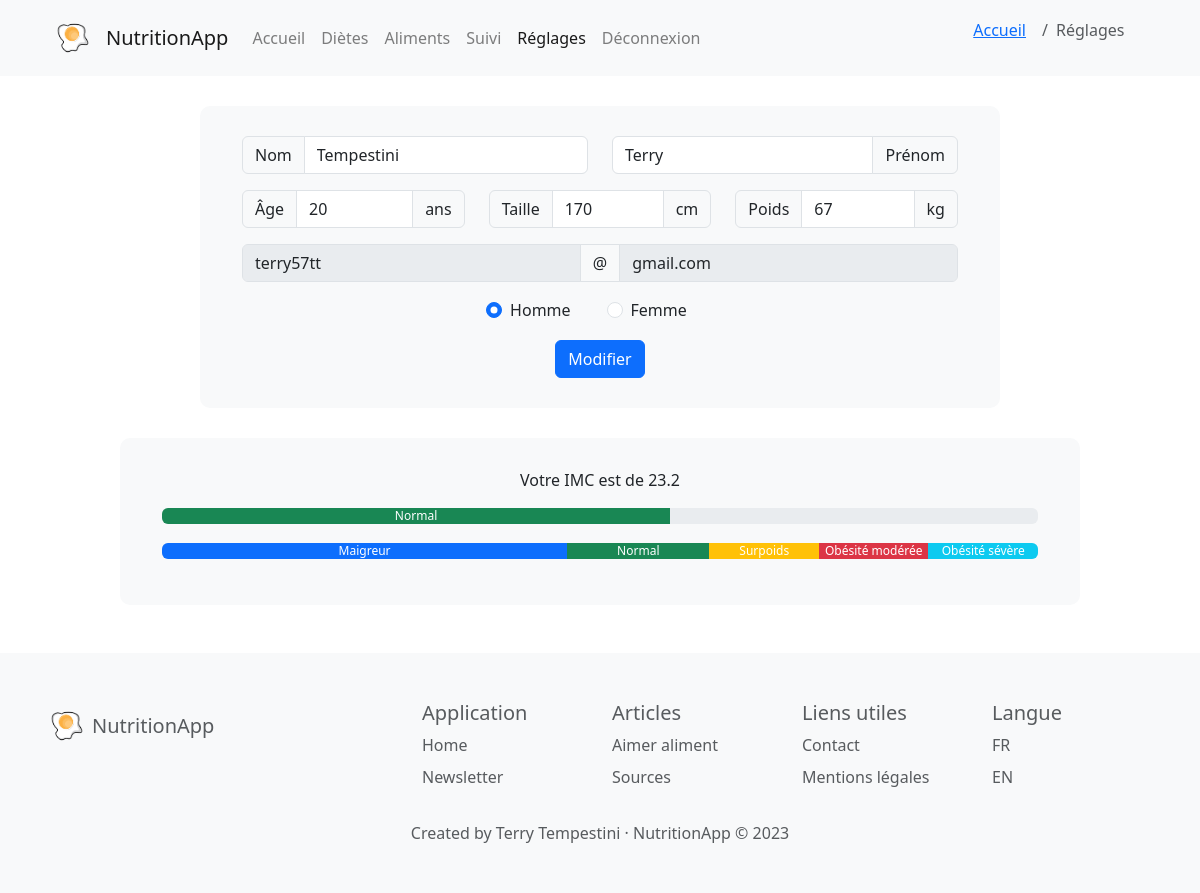
Before: /reglages (signed in) with the older database file.
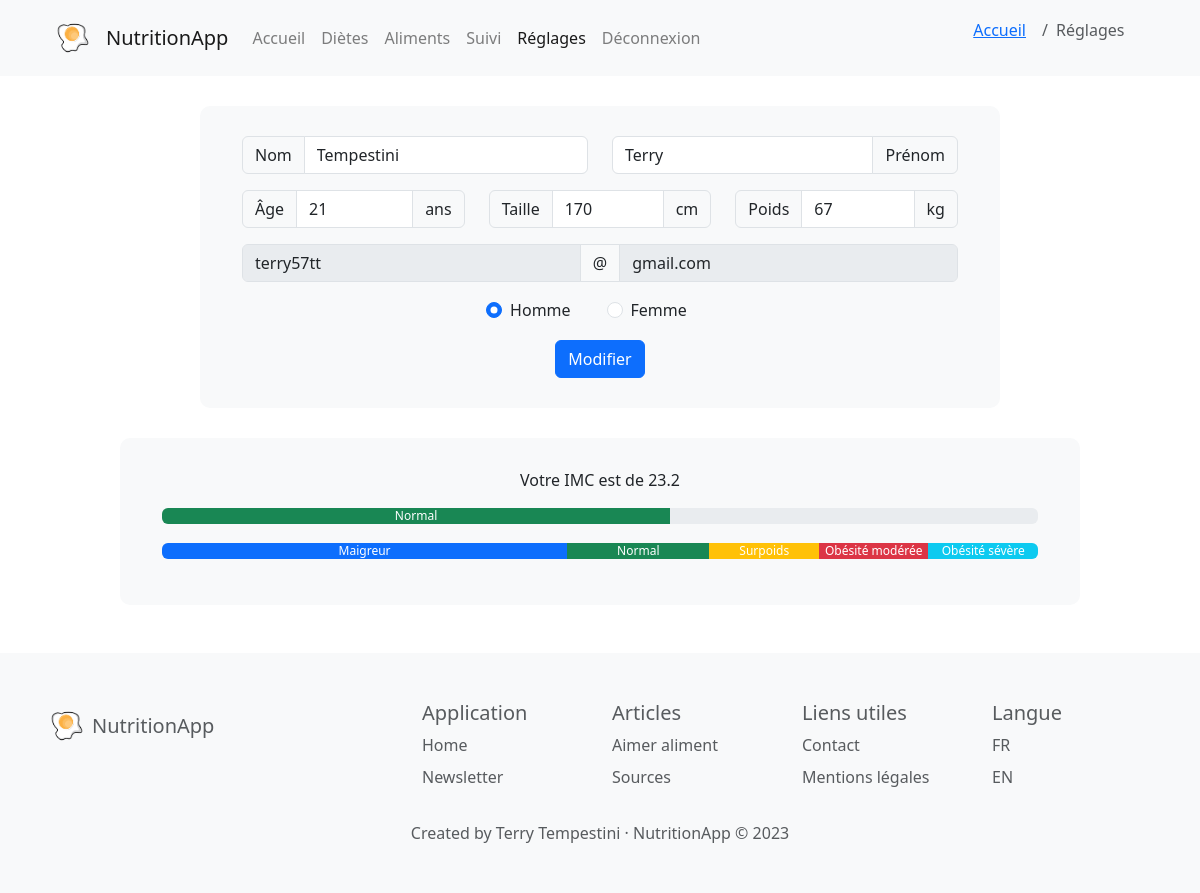
After: the same page with the newer database file.
### models/Utilisateur.py (models this page shows, shortened)
class Utilisateur(db.Model):
    id = db.Column(db.Integer, primary_key=True)
    nom = db.Column(db.String(255), nullable=True)
    prenom = db.Column(db.String(255), nullable=True)
    mail = db.Column(db.String(255), nullable=True)
    mdp = db.Column(db.String(255), nullable=True)
    age = db.Column(db.Integer, nullable=True)
    taille = db.Column(db.Integer, nullable=True)
    poids = db.Column(db.Integer, nullable=True)
    sexe = db.Column(db.String(255), nullable=True)
    diete = db.Column(db.Integer, db.ForeignKey('diete.id'))
    diete_obj = db.relationship('Diete', backref=db.backref('utilisateurs'), foreign_keys=[diete])
    def mail_partie1(self):
        return self.mail.split('@')[0]
    def mail_partie2(self):
        return self.mail.split('@')[1]

### controllers/reglages.py (the view)
@app.route('/reglages')
@login_required
def reglages():
    utilisateur_courrant = current_user
    return render_template('reglages/reglages.html', utilisateur=utilisateur_courrant)

### setup_flask.py (called while the page is built)
@login_manager.user_loader
def load_user(user_id):
    return Utilisateur.query.get(int(user_id))

### templates/reglages/reglages.html (shortened to what this page needs)
{% extends 'base.html' %}
{% block content %}
{% set page = 'reglages' %}
{% set place = ["accueil","reglages"] %}
{% with breadcrumb=place %}
    {% include "navbar.html" %}
{% endwith %}
<link rel="stylesheet" href="{{ url_for('static', filename='css/pages.css') }}">
<div class="edit_window bg-light">
    <form method="POST" action="{{ url_for('controllers.modifier_utilisateur', id=utilisateur.id) }}" id="modifierForm"  enctype="multipart/form-data">
        <div class="container">
            <div class="row">
                <div class="col-md-6 mb-3">
                    <div class="input-group">
                        <span class="input-group-text" id="titre">Nom</span>
                        <input type="text" id="nom" name="nom" class="form-control" placeholder="Nom" value="{{ utilisateur.nom }}" required>
                    </div>
                </div>
                <div class="col-md-6 mb-3">
                    <div class="input-group">
                    <input type="text" id="prenom" name="prenom" class="form-control" placeholder="Prénom" value="{{ utilisateur.prenom }}" required>
                    <span class="input-group-text" id="titre">Prénom</span>
                    </div>
                </div>
            </div>
            <div class="row">
                <div class="col-md-4">
                    <div class="input-group mb-3">
                        <span class="input-group-text" id="age">Âge</span>
                        <input type="number" id="age" name="age" class="form-control" placeholder="Âge" value="{{ utilisateur.age }}" required>
                        <span class="input-group-text" id="age">ans</span>
                    </div>
                </div>
                <div class="col-md-4">
                    <div class="input-group mb-3">
                        <span class="input-group-text" id="taille">Taille</span>
                        <input type="number" id="taille" name="taille" class="form-control" placeholder="Taille" value="{{ utilisateur.taille }}" required>
                        <span class="input-group-text" id="taille">cm</span>
                    </div>
                </div>
                <div class="col-md-4 mb-3">
                    <div class="input-group">
                        <span class="input-group-text" id="poids">Poids</span>
                        <input type="number" id="poids" name="poids" class="form-control" placeholder="Poids" value="{{ utilisateur.poids }}" required>
                        <span class="input-group-text" id="poids">kg</span>
                    </div>
                </div>
            </div>
            <div class="row">
                <div class="col-md-12">
                    <div class="input-group mb-3">
                        <input type="text" id="mail" name="mail" class="form-control" placeholder="Mail" value="{{ utilisateur.mail_partie1() }}" readonly>
                        <span class="input-group-text" id="inputGroupPrepend">@</span>
                        <input type="text" id="boite_mail" name="boite_mail" class="form-control" placeholder="Boite mail" value="{{ utilisateur.mail_partie2() }}" readonly>
                    </div>
                </div>
            </div>
            <div class="row">
                <div class="form-row text-center">
                    <div class="input-group mb-3 d-flex justify-content-center">
                        <div class="form-check col-md-2">
                            {% if utilisateur.sexe == "homme" %}
                            <input class="form-check-input" value="homme" type="radio" name="sexe" id="flexRadioDefault1" checked required>
                            {% else %}
                            <input class="form-check-input" value="homme" type="radio" name="sexe" id="flexRadioDefault1" required>
                            {% endif %}
                            <label class="form-check-label" for="flexRadioDefault1">
                                Homme
                            </label>
                        </div>
                        <div class="form-check col-md-2">
                            {% if utilisateur.sexe == "femme" %}
                            <input class="form-check-input" value="femme" type="radio" name="sexe" id="flexRadioDefault2" checked required>
                            {% else %}
                            <input class="form-check-input" value="femme" type="radio" name="sexe" id="flexRadioDefault2" required>
                            {% endif %}
                            <label class="form-check-label" for="flexRadioDefault2">
                                Femme
                            </label>
                        </div>
                    </div>
                </div>
            </div>
            <div class="row text-center">
                <div class="col-md-12">
                    <input type="button" class="btn btn-primary" data-bs-toggle="modal" data-bs-target="#modalConfirmation" value="Modifier">
                </div>
            </div>
        </div>
    </form>
</div>
{% if utilisateur.poids and utilisateur.taille %}
<div class="imc_window bg-light">
    <div class="container">
        <div class="row">
            <div class="col-md-12 mb-3">
                    {% set min = 0 %}
                    {% set max = 40 %}
                    {% set imc = (utilisateur.poids / ((utilisateur.taille/100) * (utilisateur.taille/100)))|round(1) %}
                    {% set imc_progress = (imc / max) * 100 %}
                    <p class="text-center">Votre IMC est de {{ imc }}</p>
                        {% if imc < 18.5 %}
                        <div class="progress">
                            <div class="progress-bar" role="progressbar" style="width: {{imc_progress}}%" aria-valuenow="{{ imc }}" aria-valuemin="{{ min }}" aria-valuemax="{{ max }}">Maigreur</div>
                        </div>
                        {% elif imc < 25 %}
                        <div class="progress">
                            <div class="progress-bar bg-success" role="progressbar" style="width: {{imc_progress}}%" aria-valuenow="{{imc}}" aria-valuemin="{{ min }}" aria-valuemax="{{ max }}">Normal</div>
                        </div>
                        {% elif imc < 30 %}
                        <div class="progress">
                            <div class="progress-bar bg-warning" role="progressbar" style="width: {{imc_progress}}%" aria-valuenow="{{imc}}" aria-valuemin="{{ min }}" aria-valuemax="{{ max }}">Surpoids</div>
                        </div>
                        {% elif imc < 35 %}
                        <div class="progress">
                            <div class="progress-bar bg-danger" role="progressbar" style="width: {{imc_progress}}%" aria-valuenow="{{imc}}" aria-valuemin="{{ min }}" aria-valuemax="{{ max }}">Obésité modérée</div>
                        </div>
                        {% elif imc > 40 %}
                        <div class="progress">
                            <div class="progress-bar bg-danger" role="progressbar" style="width: 100%" aria-valuenow="40" aria-valuemin="{{ min }}" aria-valuemax="{{ max }}">Obésité sévère</div>
                        </div>
                        {% else %}
                        <div class="progress">
                            <div class="progress-bar bg-danger" role="progressbar" style="width: {{imc_progress}}%" aria-valuenow="{{imc}}" aria-valuemin="{{ min }}" aria-valuemax="{{ max }}">Obésité sévère</div>
                        </div>
                        {% endif %}
                        <div class="progress" style="margin-top: 0.5cm;">
                            <div class="progress-bar" role="progressbar" style="width: {{ (18.5/max)*100 }}%" aria-valuenow="18.5" aria-valuemin="{{ min }}" aria-valuemax="{{ max }}">Maigreur</div>
                            <div class="progress-bar bg-success" role="progressbar" style="width: {{ (6.5 / max)*100 }}%" aria-valuenow="25" aria-valuemin="{{ min }}" aria-valuemax="{{ max }}">Normal</div>
                            <div class="progress-bar bg-warning" role="progressbar" style="width: {{ (5 / max)*100 }}%" aria-valuenow="30" aria-valuemin="{{ min }}" aria-valuemax="{{ max }}">Surpoids</div>
                            <div class="progress-bar bg-danger" role="progressbar" style="width: {{ (5 / max)*100 }}%" aria-valuenow="35" aria-valuemin="{{ min }}" aria-valuemax="{{ max }}">Obésité modérée</div>
                            <div class="progress-bar bg-info" role="progressbar" style="width: {{ (5 / max)*100 }}%" aria-valuenow="40" aria-valuemin="{{ min }}" aria-valuemax="{{ max }}">Obésité sévère</div>
                        </div>
                    </div>
                </div>
            </div>
        </div>
{% endif %}
{% endblock %}

### templates/base.html (shortened to what this page needs)
<!DOCTYPE html>
<html lang="fr">
<head>
    <link rel="stylesheet" href="{{root}}{{ url_for('static', filename='css/base.css') }}">
    <link rel="stylesheet" href="https://cdnjs.cloudflare.com/ajax/libs/font-awesome/4.7.0/css/font-awesome.min.css">
    <link rel="stylesheet" href="https://cdn.jsdelivr.net/npm/bootstrap@4.0.0/dist/css/bootstrap.min.css">
    <link rel="stylesheet" href="https://cdnjs.cloudflare.com/ajax/libs/bootstrap/5.3.0/css/bootstrap.min.css">
</head>
<body>
    {% block content %}
    {% endblock %}
</body>
{% block footer %}
    <footer class="bd-footer py-4 py-md-5 mt-5 bg-body-tertiary">
            <div class="container text-body-secondary">
            <div class="row mb-3">
                <div class="col-lg-3">
                    <div class="d-flex align-items-center">
                        <img src="{{url_for('static', filename='images/logo.png')}}" alt="logo" width="50" height="50" class="d-inline-block align-text-top">
                        <span class="fs-5">NutritionApp</span>
                    </div>
                </div>
                <div class="col-6 col-lg-2 offset-lg-1">
                <h5>Application</h5>
                <ul class="list-unstyled">
                    <li class="mb-2">Home</li>
                    <li class="mb-2">Newsletter</li>
                </ul>
                </div>
                <div class="col-6 col-lg-2">
                <h5>Articles</h5>
                <ul class="list-unstyled">
                    <li class="mb-2">Aimer aliment</li>
                    <li class="mb-2">Sources</li>
                </ul>
                </div>
                <div class="col-6 col-lg-2">
                <h5>Liens utiles</h5>
                <ul class="list-unstyled">
                    <li class="mb-2">Contact</li>
                    <li class="mb-2">Mentions légales</li>
                </ul>
                </div>
                <div class="col-6 col-lg-2">
                <h5>Langue</h5>
                <ul class="list-unstyled">
                    <li class="mb-2">FR</li>
                    <li class="mb-2">EN</li>
                </ul>
                </div>
            </div>
            <div class="row text-center">
                <span>Created by Terry Tempestini · NutritionApp © 2023</span>
            </div>
    </footer>
{% endblock %}
</html>

### templates/navbar.html (shortened to what this page needs)
<nav class="navbar navbar-expand-lg navbar-light bg-light">
  <a class="navbar-brand ms-5"
  {% if current_user.is_authenticated %}
    href="{{url_for('controllers.accueil')}}"
  {% else %}
    href="{{url_for('controllers.login')}}"
  {% endif %}
  >
      <div class="d-flex align-items-center">
        <img src="{{url_for('static', filename='images/logo.png')}}" alt="logo" width="50" height="50" class="d-inline-block align-text-top">
        <span class="ms-2">NutritionApp</span>
      </div>
    </a>
    {% if current_user.is_authenticated %}
    <div class="collapse navbar-collapse" id="navbarNavDropdown">
      <ul class="navbar-nav">
        <li class="nav-item {% if page == 'accueil' %}active{% endif %}">
        <a href="{{url_for('controllers.accueil')}}" class="nav-link">Accueil</a>
        </li>
        <li class="nav-item {% if page == 'dietes' %}active{% endif %}">
          <a href="{{url_for('controllers.dietes')}}" class="nav-link">Diètes</a>
        </li>
        <li class="nav-item {% if page == 'aliments' %}active{% endif %}">
          <a href="{{url_for('controllers.aliments')}}" class="nav-link">Aliments</a>
        </li>
        <li class="nav-item {% if page == 'suivi' %}active{% endif %}">
          <a href="{{url_for('controllers.suivi')}}" class="nav-link">Suivi</a>
        </li>
        <li class="nav-item {% if page == 'reglages' %}active{% endif %}">
          <a href="{{url_for('controllers.reglages')}}" class="nav-link">Réglages</a>
        </li>
        <li class="nav-item">
          <a href="{{url_for('controllers.logout')}}" class="nav-link">Déconnexion</a>
        </li>
      </ul>
    </div>
    {% endif %}
    <ol class="breadcrumb fil_ariane">
      {% if breadcrumb|length > 1 %}
        {% set pretty_name = {
          'accueil': 'Accueil',
          'dietes': 'Diètes',
          'aliments': 'Aliments',
          'reglages': 'Réglages',
          'modifier_diete': 'Modifier diète',
          'changer_diete': 'Changer diète',
          'creer_aliment': 'Créer aliment',
          'detail': 'Détail diète',
          'modifier_aliment': 'Modifier aliment',
          'suivi': 'Suivi',
          'login': 'Connexion',
          'signup': 'Inscription',
        } %}
        {% for item in breadcrumb %}
          {% if loop.last %}
            <li class="breadcrumb-item active" aria-current="page">{{pretty_name[item]}}</li>
          {% else %}
            {% set var = "controllers." + item %}
            <li class="breadcrumb-item"><a href="{{url_for(var)}}">{{pretty_name[item]}}</a></li>
          {% endif %}
        {% endfor %}
      {% endif %}
    </ol>
</nav>

### static/css/base.css (style rules this page uses)
html { font-family: 'Roboto', sans-serif; font-size: 16px; line-height: 1.5; color: #333; background-color: #fff; }
.fil_ariane { margin-left: 2cm; margin-right: 2cm; }

### static/css/pages.css (style rules this page uses)
.edit_window { width: 80%; margin: 30px auto; padding: 30px; max-width: 800px; border-radius: 10px; }
.imc_window { width: 80%; margin: 30px auto; padding: 30px; max-width: 1200px; border-radius: 10px; }

Changed rows visible on the page:
changed Utilisateur "Tempestini": age "20" → "21"
